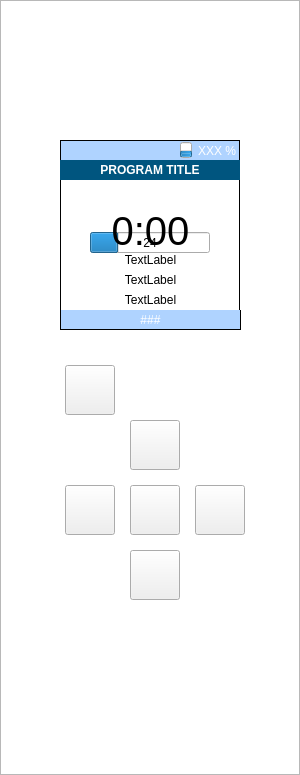
<?xml version="1.0" encoding="UTF-8"?>
<ui version="4.0">
 <class>MainWindow</class>
 <widget class="QMainWindow" name="MainWindow">
  <property name="geometry">
   <rect>
    <x>0</x>
    <y>0</y>
    <width>300</width>
    <height>775</height>
   </rect>
  </property>
  <property name="minimumSize">
   <size>
    <width>300</width>
    <height>775</height>
   </size>
  </property>
  <property name="maximumSize">
   <size>
    <width>300</width>
    <height>775</height>
   </size>
  </property>
  <property name="windowTitle">
   <string>MainWindow</string>
  </property>
  <widget class="QWidget" name="centralwidget">
   <widget class="QPushButton" name="okButton">
    <property name="geometry">
     <rect>
      <x>130</x>
      <y>485</y>
      <width>50</width>
      <height>50</height>
     </rect>
    </property>
    <property name="text">
     <string/>
    </property>
   </widget>
   <widget class="QListWidget" name="listWidget">
    <property name="geometry">
     <rect>
      <x>60</x>
      <y>160</y>
      <width>180</width>
      <height>167</height>
     </rect>
    </property>
   </widget>
   <widget class="QPushButton" name="backButton">
    <property name="geometry">
     <rect>
      <x>65</x>
      <y>365</y>
      <width>50</width>
      <height>50</height>
     </rect>
    </property>
    <property name="text">
     <string/>
    </property>
   </widget>
   <widget class="QPushButton" name="upButton">
    <property name="geometry">
     <rect>
      <x>130</x>
      <y>420</y>
      <width>50</width>
      <height>50</height>
     </rect>
    </property>
    <property name="text">
     <string/>
    </property>
   </widget>
   <widget class="QPushButton" name="downButton">
    <property name="geometry">
     <rect>
      <x>130</x>
      <y>550</y>
      <width>50</width>
      <height>50</height>
     </rect>
    </property>
    <property name="text">
     <string/>
    </property>
   </widget>
   <widget class="QLabel" name="programTitleLabel">
    <property name="geometry">
     <rect>
      <x>60</x>
      <y>160</y>
      <width>180</width>
      <height>20</height>
     </rect>
    </property>
    <property name="font">
     <font>
      <family>MS Sans Serif</family>
      <weight>75</weight>
      <bold>true</bold>
     </font>
    </property>
    <property name="autoFillBackground">
     <bool>false</bool>
    </property>
    <property name="styleSheet">
     <string notr="true">background: rgb(0, 85, 127);
color: rgb(255, 255, 255);
</string>
    </property>
    <property name="text">
     <string>&lt;html&gt;&lt;head/&gt;&lt;body&gt;&lt;p&gt;PROGRAM TITLE&lt;/p&gt;&lt;/body&gt;&lt;/html&gt;</string>
    </property>
    <property name="alignment">
     <set>Qt::AlignCenter</set>
    </property>
   </widget>
   <widget class="QLabel" name="batteryLabel">
    <property name="geometry">
     <rect>
      <x>60</x>
      <y>140</y>
      <width>180</width>
      <height>20</height>
     </rect>
    </property>
    <property name="styleSheet">
     <string notr="true">background:rgb(175, 211, 255);
color: white;
border-right-style: solid;
border-right-width: 1px;
border-top-style: solid;
border-top-width: 1px;
border-left-style: solid;
border-left-width: 1px;</string>
    </property>
    <property name="text">
     <string>XXX %</string>
    </property>
    <property name="alignment">
     <set>Qt::AlignRight|Qt::AlignTrailing|Qt::AlignVCenter</set>
    </property>
   </widget>
   <widget class="QProgressBar" name="batteryProgBar">
    <property name="geometry">
     <rect>
      <x>180</x>
      <y>142</y>
      <width>12</width>
      <height>16</height>
     </rect>
    </property>
    <property name="value">
     <number>24</number>
    </property>
    <property name="textVisible">
     <bool>false</bool>
    </property>
    <property name="orientation">
     <enum>Qt::Vertical</enum>
    </property>
   </widget>
   <widget class="QLabel" name="pictureLabel">
    <property name="geometry">
     <rect>
      <x>99</x>
      <y>181</y>
      <width>107</width>
      <height>129</height>
     </rect>
    </property>
    <property name="textFormat">
     <enum>Qt::AutoText</enum>
    </property>
    <property name="scaledContents">
     <bool>true</bool>
    </property>
    <property name="alignment">
     <set>Qt::AlignCenter</set>
    </property>
   </widget>
   <widget class="QLabel" name="powerLevelLabel">
    <property name="geometry">
     <rect>
      <x>60</x>
      <y>310</y>
      <width>181</width>
      <height>20</height>
     </rect>
    </property>
    <property name="styleSheet">
     <string notr="true">background:rgb(175, 211, 255);
color: white;
border-right-style: solid;
border-right-width: 1px;
border-bottom-style: solid;
border-bottom-width: 1px;
border-left-style: solid;
border-left-width: 1px;</string>
    </property>
    <property name="text">
     <string>###</string>
    </property>
    <property name="alignment">
     <set>Qt::AlignCenter</set>
    </property>
   </widget>
   <widget class="QLabel" name="fillerLabel">
    <property name="geometry">
     <rect>
      <x>60</x>
      <y>180</y>
      <width>180</width>
      <height>130</height>
     </rect>
    </property>
    <property name="autoFillBackground">
     <bool>false</bool>
    </property>
    <property name="styleSheet">
     <string notr="true">background: white;
border-left-style: solid;
border-left-width: 1px;
border-right-style: solid;
border-right-width: 1px;</string>
    </property>
    <property name="text">
     <string/>
    </property>
   </widget>
   <widget class="QPushButton" name="leftButton">
    <property name="geometry">
     <rect>
      <x>65</x>
      <y>485</y>
      <width>50</width>
      <height>50</height>
     </rect>
    </property>
    <property name="text">
     <string/>
    </property>
   </widget>
   <widget class="QPushButton" name="rightButton">
    <property name="geometry">
     <rect>
      <x>195</x>
      <y>485</y>
      <width>50</width>
      <height>50</height>
     </rect>
    </property>
    <property name="text">
     <string/>
    </property>
   </widget>
   <widget class="QProgressBar" name="powerLevelProgBar">
    <property name="geometry">
     <rect>
      <x>90</x>
      <y>232</y>
      <width>120</width>
      <height>21</height>
     </rect>
    </property>
    <property name="value">
     <number>24</number>
    </property>
    <property name="format">
     <string>%p</string>
    </property>
   </widget>
   <widget class="QLabel" name="timer">
    <property name="geometry">
     <rect>
      <x>70</x>
      <y>200</y>
      <width>161</width>
      <height>61</height>
     </rect>
    </property>
    <property name="font">
     <font>
      <family>MS Sans Serif</family>
      <pointsize>30</pointsize>
     </font>
    </property>
    <property name="styleSheet">
     <string notr="true">font-size:30pt</string>
    </property>
    <property name="text">
     <string>0:00</string>
    </property>
    <property name="alignment">
     <set>Qt::AlignCenter</set>
    </property>
   </widget>
   <widget class="QGraphicsView" name="graphicsView">
    <property name="geometry">
     <rect>
      <x>0</x>
      <y>0</y>
      <width>300</width>
      <height>775</height>
     </rect>
    </property>
    <property name="alignment">
     <set>Qt::AlignLeading|Qt::AlignLeft|Qt::AlignTop</set>
    </property>
   </widget>
   <widget class="QLabel" name="program_lbl">
    <property name="geometry">
     <rect>
      <x>60</x>
      <y>250</y>
      <width>181</width>
      <height>20</height>
     </rect>
    </property>
    <property name="text">
     <string>TextLabel</string>
    </property>
    <property name="alignment">
     <set>Qt::AlignCenter</set>
    </property>
   </widget>
   <widget class="QLabel" name="program_freq">
    <property name="geometry">
     <rect>
      <x>60</x>
      <y>270</y>
      <width>181</width>
      <height>20</height>
     </rect>
    </property>
    <property name="text">
     <string>TextLabel</string>
    </property>
    <property name="alignment">
     <set>Qt::AlignCenter</set>
    </property>
   </widget>
   <widget class="QLabel" name="program_wave">
    <property name="geometry">
     <rect>
      <x>60</x>
      <y>290</y>
      <width>181</width>
      <height>20</height>
     </rect>
    </property>
    <property name="text">
     <string>TextLabel</string>
    </property>
    <property name="alignment">
     <set>Qt::AlignCenter</set>
    </property>
   </widget>
   <zorder>graphicsView</zorder>
   <zorder>listWidget</zorder>
   <zorder>fillerLabel</zorder>
   <zorder>okButton</zorder>
   <zorder>backButton</zorder>
   <zorder>upButton</zorder>
   <zorder>downButton</zorder>
   <zorder>batteryLabel</zorder>
   <zorder>batteryProgBar</zorder>
   <zorder>pictureLabel</zorder>
   <zorder>powerLevelLabel</zorder>
   <zorder>leftButton</zorder>
   <zorder>rightButton</zorder>
   <zorder>powerLevelProgBar</zorder>
   <zorder>timer</zorder>
   <zorder>programTitleLabel</zorder>
   <zorder>program_lbl</zorder>
   <zorder>program_freq</zorder>
   <zorder>program_wave</zorder>
  </widget>
  <widget class="QMenuBar" name="menubar">
   <property name="geometry">
    <rect>
     <x>0</x>
     <y>0</y>
     <width>300</width>
     <height>22</height>
    </rect>
   </property>
  </widget>
 </widget>
 <resources/>
 <connections/>
</ui>
